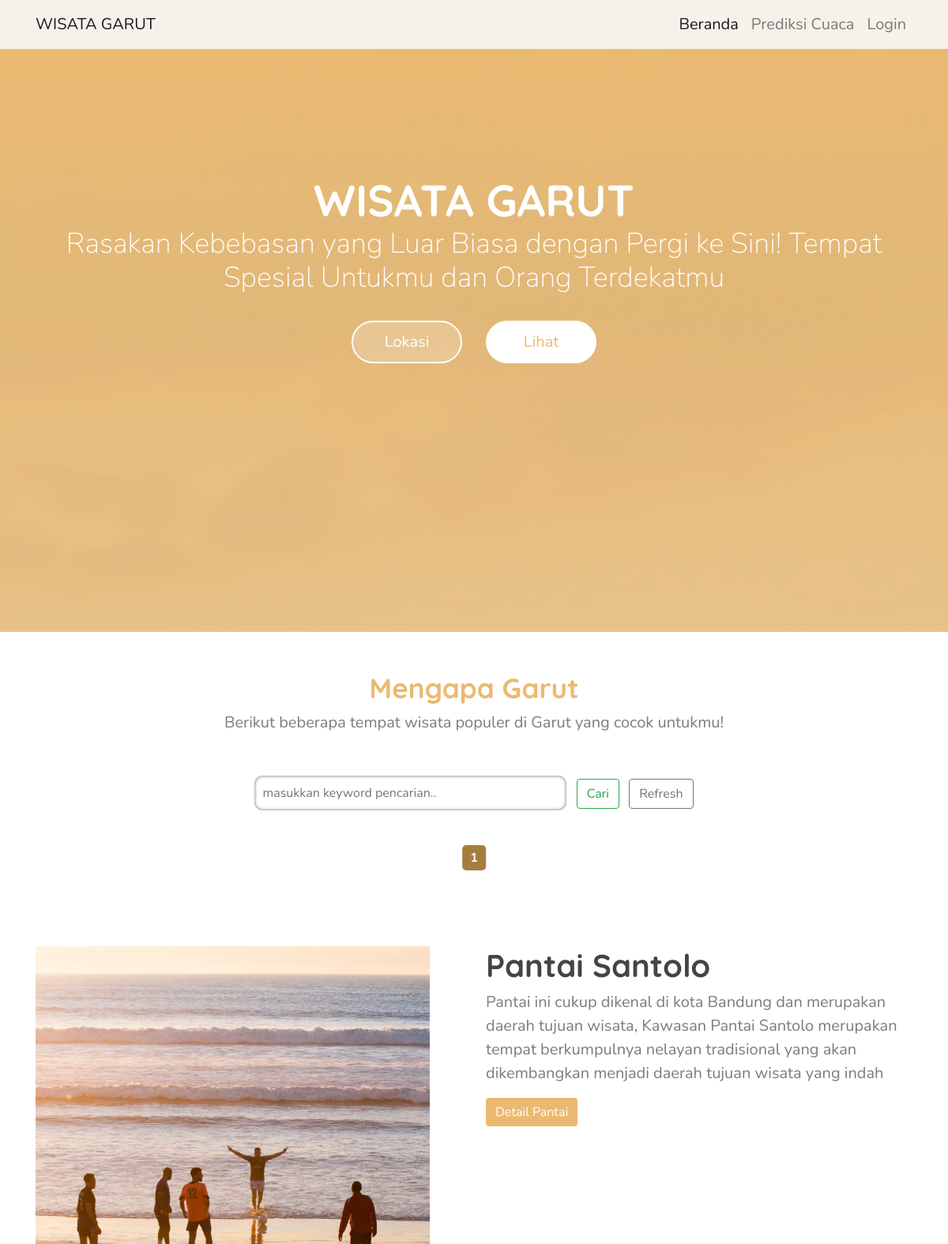
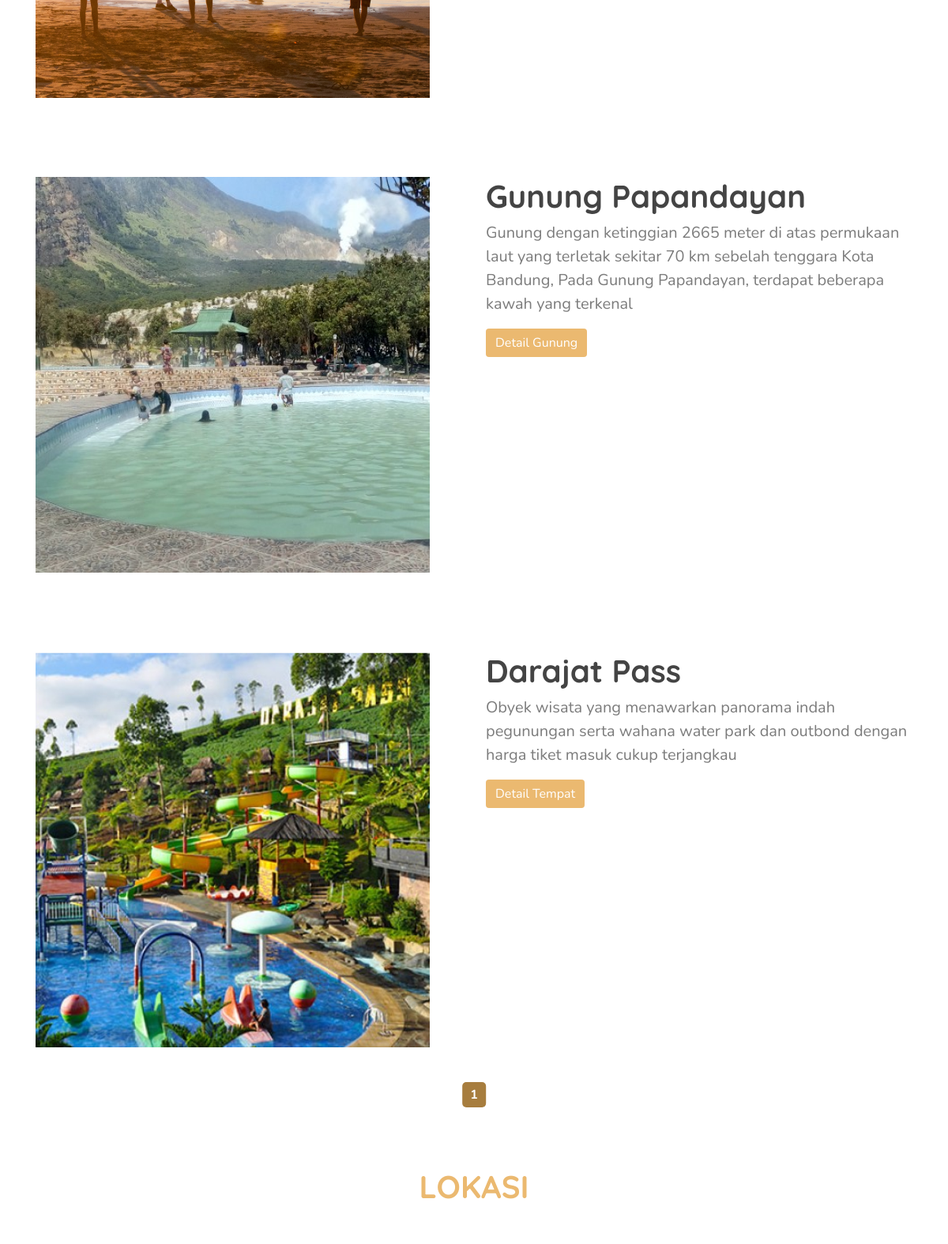
Screenshot of /sourcecode/index.php (upper part) with the database file from the repository (2 pictures, top to bottom).
### tables this page shows
CREATE TABLE `detail_website` (
  `id` int(11) NOT NULL,
  `nama_web` varchar(50) NOT NULL,
  `hero` varchar(100) NOT NULL,
  `detail_web` varchar(100) NOT NULL,
  `header1` varchar(100) NOT NULL,
  `header2` varchar(100) NOT NULL,
  `header1_2` varchar(100) NOT NULL,
  `map` text NOT NULL,
  `instagram` varchar(100) NOT NULL,
  `whatsapp` varchar(100) NOT NULL,
  `facebook` varchar(100) NOT NULL,
  `footer` varchar(100) NOT NULL
);

CREATE TABLE `destinasi_wisata` (
  `id` int(11) NOT NULL,
  `namaTempat` varchar(100) NOT NULL,
  `detailSingkat` text NOT NULL,
  `gambarTempat` varchar(255) NOT NULL,
  `tombolTeks` varchar(100) NOT NULL
);

### sourcecode/functions.php (called while the page is built, shortened)
<?php
    $conn = mysqli_connect("localhost", "id16034549_root", "lldJQap9+xxOEB*D", "id16034549_wisata_garut");
    function query($query){
        global $conn;
        $result = mysqli_query($conn, $query);
        $rows = [];
        while($row =  mysqli_fetch_assoc($result)){
            $rows[] = $row;
        }
        return $rows;
    }
    function tampil($namaTabel){
        $query = "SELECT * FROM $namaTabel";
        return $query;
    }
    function tampilLagi($namaTabel){
        $query = tampil("$namaTabel");
        $halamanAktif = (isset($_GET["halaman"])) ? $_GET["halaman"] : 1;
        $jumlahDataPerHalaman = 3;
        $jumlahData = count(query("$query"));
        $jumlahHalaman = ceil($jumlahData / $jumlahDataPerHalaman);
        $awalData = ($jumlahDataPerHalaman * $halamanAktif) - $jumlahDataPerHalaman;
        $data = query("$query " . "LIMIT $awalData, $jumlahDataPerHalaman");
        $kembali= ["awalData" => $awalData, "jumlahHalaman" => $jumlahHalaman, "data" => $data, "halamanAktif" => $halamanAktif];
        return $kembali;
    }
?>

### sourcecode/index.php (the view, shortened to what this page needs)
<?php
    require 'functions.php';
    $web = query("SELECT * FROM detail_website")[0];
    $data = tampilLagi("destinasi_wisata");
?>
<!DOCTYPE html>
<html lang="en">
<head>
    <link rel="stylesheet" type="text/css" href="bootstrap/css/bootstrap.css">
    <link rel="stylesheet" type="text/css" href="style.css">
</head>
<body>
    <section class="hero" id="hero">
        <nav class="navbar navbar-custom navbar-expand-lg navbar-light bg-light">
            <div class="container">
                <a class="navbar-brand" href="#"><?= $web["nama_web"] ?></a>
                <div class="collapse navbar-collapse" id="navbarSupportedContent">
                <ul class="navbar-nav ml-auto">
                    <li class="nav-item active">
                        <a class="nav-link" href="#hero">Beranda</a>
                    </li>
                    <li class="nav-item">
                        <a class="nav-link" href="weatherApi.php" name="cuaca">Prediksi Cuaca</a>
                    </li>
                    <li class="nav-item">
                        <a class="nav-link" href="login.php" name="login">Login</a>
                    </li>
                </ul>
                </div>
            </div>
        </nav>
        <div class="container">
            <h1><?= $web["nama_web"] ?></h1>
            <p><?= $web["detail_web"] ?></p>
            <div class="row">
                <div class="col">
                        <a href="#map" class="button button2">Lokasi</a>
                </div>
                <div class="col">
                        <a href="#vp" class="button button1">Lihat</a>
                </div>
            </div>
        </div>
    </section>
    <?php if($data == "kosong") : ?>
        <div class="container">
            <?php include'dbKosong.php'; ?>
        </div>
    <?php else : ?>
        <section class="vp" id="vp">
            <div class="container">
                <div class="subTitle">
                    <h2><?= $web["header1"] ?></h2>
                    <p>
                    <?= $web["header2"] ?>
                    </p>
                    <form action="" method="post" class="cari mt-5">
                        <input type="text" name="keyword" size="40" placeholder="masukkan keyword pencarian.." autocomplete="off">
                        <button type="submit" name="cari" class="btn btn-outline-success mx-2">Cari</button>
                        <button type="submit" name="refresh" class="btn btn-outline-secondary">Refresh</button>
                    </form>
                </div>
                <div class="pagination mt-5">
                    <?php include 'pagination.php' ?>
                </div>
                <?php foreach($data["data"] as $destinasiWisata) : ?>
                    <div class="row valuePropotition">
                        <div class="col">
                            <div class="frameVP img-fluid">
                                <img src="images/<?= $destinasiWisata["gambarTempat"] ?>" alt="<?= $destinasiWisata["gambarTempat"] ?>" class="imageVP">
                            </div>
                        </div>
                        <div class="col">
                            <h2><?= $destinasiWisata["namaTempat"] ?></h2>
                            <p>
                                <?= $destinasiWisata["detailSingkat"] ?>
                            </p>
                                <a href="detailWisata.php?id=<?= $destinasiWisata["id"] ?>" class="btn btn-primary" style="background-color: #EBB970;  border: none;" onMouseOver="this.style.background='#a77d3e'"
                                    onMouseOut="this.style.background='#EBB970'"><?= $destinasiWisata["tombolTeks"] ?></a>
                        </div>
                    </div>
                <?php endforeach ?>
            </div>
        </section>
        <div class="pagination mt-5">
            <?php include 'pagination.php' ?>
        </div>
        <section class="map" id="map">
            <h2><?= $web["header1_2"] ?></h2>
        </section>
    <?php endif ?>
</body>
</html>

### sourcecode/pagination.php (shortened to what this page needs)
<?php
    if(isset($_GET["menu"])){
        $menu = $_GET["menu"];
    }else{
        $menu = "";
    }
?>
<?php for($i=1; $i<=$data["jumlahHalaman"]; $i++) : ?>
    <?php if($i == $data["halamanAktif"]) : ?>
        <a href= "?menu=<?= $menu ?>&halaman=<?= $i ?>" style="font-weight: bold; background-color: #a77d3e;"><?= $i ?></a>
        <?php else: ?>
            <a href="?menu=<?= $menu ?>&halaman=<?= $i ?>"><?= $i ?></a>
        <?php endif ?>
<?php endfor; ?>

### sourcecode/style.css (style rules this page uses)
body, h1, ul { margin: 0; padding: 0; }
body, html { height: 100%; }
body { font-family: 'Nunito', arial, sans-serif; }
h1 { font-family: 'Quicksand', arial, sans-serif; font-size: 56px; font-weight: bold; line-height: 120%; }
h2 { font-family: 'Quicksand', arial, sans-serif; font-size: 40px; color: #444; font-weight: bold; line-height: 120%; }
p { font-size: 20px; color: #7C7C7C; font-weight: normal; line-height: 150%; }
.hero h1 { padding-top: 220px; text-align: center; color: white; }
.hero p { font-family: 'Nunito', arial, sans-serif; font-size: 36px; color: white; font-weight: lighter; text-align: center; line-height: 120%; }
.hero { width: 100%; height: 100%; background-position: center; background-repeat: no-repeat; background-attachment: fixed; background-size: cover; position: relative; }
.frameVP { width: 499px; height: 501px; overflow: hidden; position: relative; }
.imageVP { transition: 1s; max-width: 100%; max-height: 100%; margin: auto; display: block; }
.button { display: inline-block; padding: 10px; border-radius: 30px; width: 140px; text-align: center; font-weight: normal; text-decoration: none; font-family: 'Nunito', arial, sans-serif; font-size: 20px; }
.button1 { border: 2px solid white; background-color: white; color: #EBB970; }
.button2 { border: 2px solid white; background-color: rgba(255, 255, 255, 20%); color: white; }
.hero .button2 { float: right; clear: right; }
.hero .button { margin-top: 16px; }
.valuePropotition { margin-top: 100px; }
.subTitle { text-align: center; padding-top: 50px }
.subTitle h2 { color: #EBB970; font-size: 35px; }
.navbar { font-weight: normal; font-size: 20px; position: fixed; width: 100%; z-index: 2; }
.navbar-custom { background-color: rgba(248, 248, 248, 90%) !important; }
.pagination { display: inline-block; position: relative; left: 50%; transform: translateX(-50%); }
.pagination a { padding: 5px; padding-left: 10px; padding-right: 10px; background-color: #EBB970; border-radius: 5px; color: white; text-decoration: none; }
.map { text-align: center; margin-top: 80px; }
.map h2 { color:#EBB970 ; margin-bottom: 50px; }
form input, form textarea { border-radius: 10px; padding: 10px; border: 0; box-shadow: 0 0 4px rgb(100, 100, 100) inset; margin-top: 4px; }
form button { padding: 6px; border-radius: 6px; }

### rows the page displays
detail_website: nama_web "WISATA GARUT", detail_web "Rasakan Kebebasan yang Luar Biasa dengan Pergi ke Sini! Tempat Spesial Untukmu dan Orang Terdekatmu", header1 "Mengapa Garut", header2 "Berikut beberapa tempat wisata populer di Garut yang cocok untukmu!", header1_2 "LOKASI"
destinasi_wisata: gambarTempat (picture), namaTempat "Pantai Santolo", detailSingkat "Pantai ini cukup dikenal di kota Bandung dan merupakan daerah tujuan wisata, Kawasan Pantai Santolo merupakan tempat berkumpulnya nelayan tradisional yang akan dikembangkan menjadi daerah tujuan wisata yang indah", tombolTeks "Detail Pantai"
destinasi_wisata: gambarTempat (picture), namaTempat "Gunung Papandayan", detailSingkat "Gunung dengan ketinggian 2665 meter di atas permukaan laut yang terletak sekitar 70 km sebelah tenggara Kota Bandung, Pada Gunung Papandayan, terdapat beberapa kawah yang terkenal", tombolTeks "Detail Gunung"
destinasi_wisata: gambarTempat (picture), namaTempat "Darajat Pass", detailSingkat "Obyek wisata yang menawarkan panorama indah pegunungan serta wahana water park dan outbond dengan harga tiket masuk cukup terjangkau", tombolTeks "Detail Tempat"
